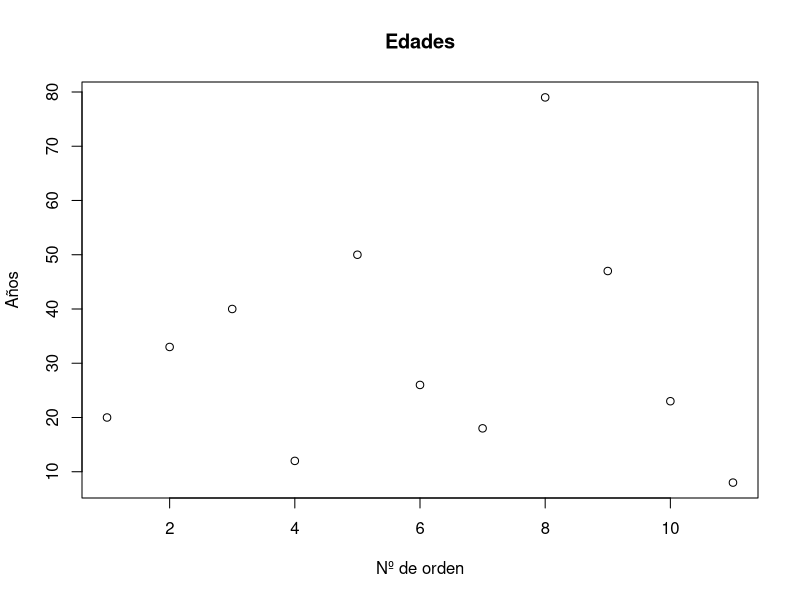

Write R code to recreate this figure.
png("images/imagen.png")
 
edades <- c(20, 33, 40, 12, 50, 26, 18, 79, 47, 23, 8)
plot(edades, main = "Edades", xlab = "Nº de orden", ylab = "Años")
 
garbage <- dev.off()
